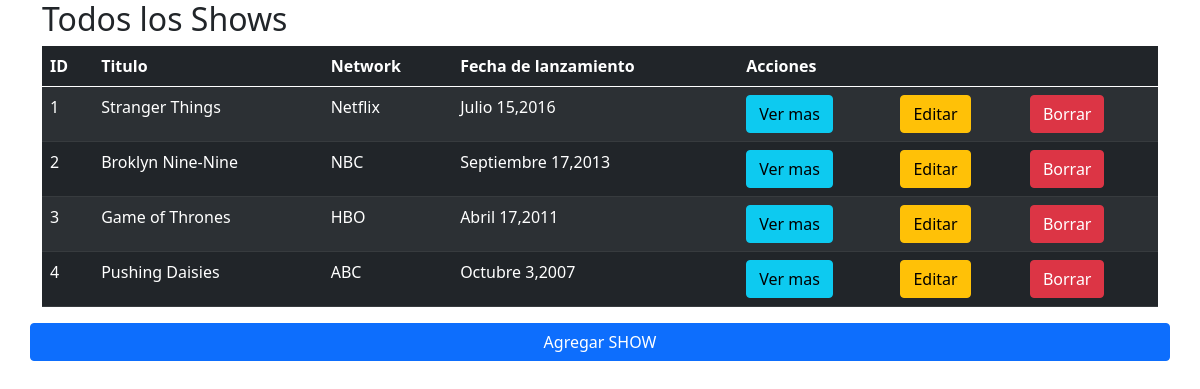
/shows, run on the app's committed database.
### app/models.py (models this page shows, shortened)
class Show(models.Model):
    title = models.CharField(max_length=50)
    network = models.CharField(max_length=15)
    fecha = models.DateField(null=True, blank=True)
    descripcion = models.CharField(max_length=250)
    created_at = models.DateTimeField(auto_now_add=True)
    updated_at = models.DateTimeField(auto_now=True)
    objects = ShowManager()

### app/views.py (the view)
# urls.py: path('shows', views.shows),
def shows(request):
    context = {
        'shows': Show.objects.all()
    }
    return render(request, 'shows.html', context)

### app/templates/shows.html (shortened to what this page needs)
<!DOCTYPE html>
<html lang="en">
<head>
    {% load static %}
    <link href="https://cdn.jsdelivr.net/npm/bootstrap@5.1.0/dist/css/bootstrap.min.css" rel="stylesheet">
    <link rel="stylesheet" href="https://cdnjs.cloudflare.com/ajax/libs/toastr.js/latest/css/toastr.min.css">
    <link rel="stylesheet" href="{% static 'css/main.css' %}">
</head>
<body>
    <div class="container">
        <div class="row">
            <div class="col">
                <h2>Todos los Shows</h2>
                <table class="table table-dark table-striped table-hover scroll">
                    <thead>
                        <tr>
                            <th>ID</th>
                            <th>Titulo</th>
                            <th>Network</th>
                            <th>Fecha de lanzamiento</th>
                            <th>Acciones</th>
                            <th></th>
                            <th></th>
                        </tr>
                    </thead>
                    <tbody>
                        {% for all in shows %}
                        <tr>
                            <td>{{ all.id }}</td>
                            <td>{{ all.title }}</td>
                            <td>{{ all.network }}</td>
                            <td>{{ all.fecha|date:"F j,Y" }}</td>
                            <td><a class="btn btn-info" href ="shows/{{all.id}}">Ver mas</a></td>
                            <td><a class="btn btn-warning" href ="shows/{{all.id}}/editar">Editar</a></td>
                            <td><a class="btn btn-danger" href ="shows/{{all.id}}/borrar">Borrar</a></td>
                        </tr>
                        {% endfor %}
                    </tbody>
                </table>
            </div>
            <td><a class="btn btn-primary" href ="/shows/agregar">Agregar SHOW</a></td>
        </div>
    </div>
</body>
</html>

### data on the page
Show: id "1", title "Stranger Things", network "Netflix", fecha "Julio 15,2016"
Show: id "2", title "Broklyn Nine-Nine", network "NBC", fecha "Septiembre 17,2013"
Show: id "3", title "Game of Thrones", network "HBO", fecha "Abril 17,2011"
Show: id "4", title "Pushing Daisies", network "ABC", fecha "Octubre 3,2007"
